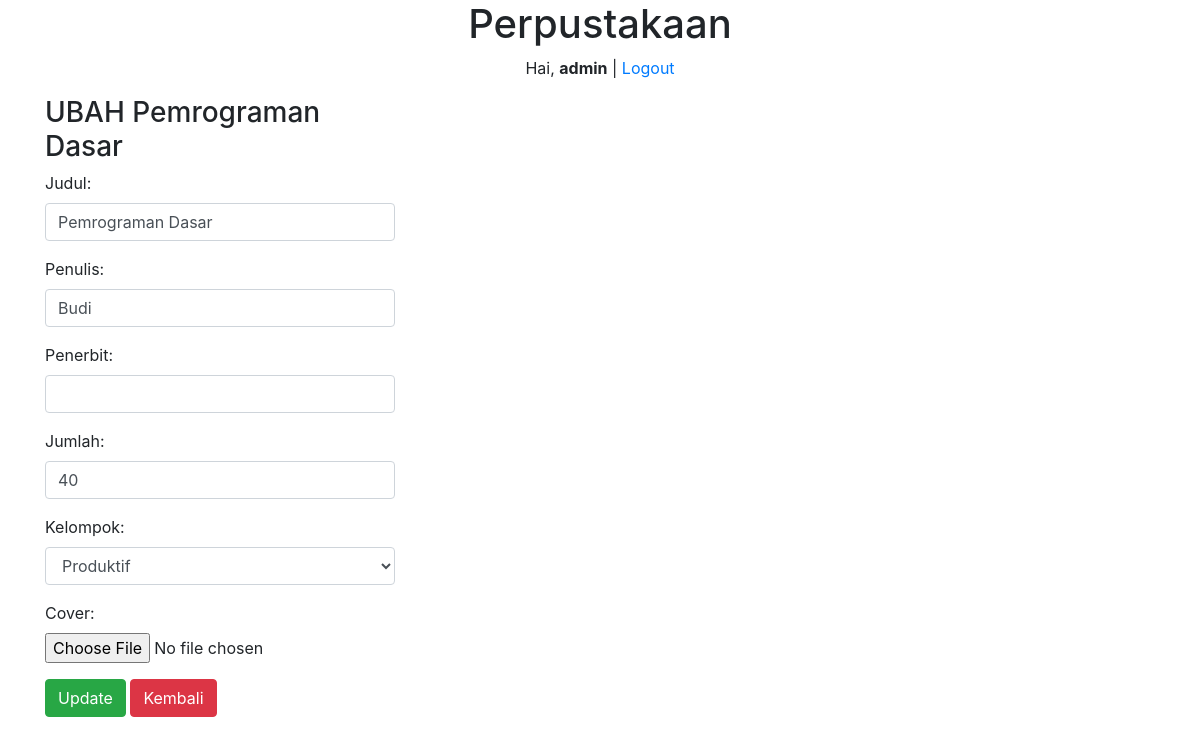
The app's page /buku/ubah/5 (signed in) with its own data.
### perpustakaan/models.py (models this page shows, shortened)
class Buku(models.Model):
    judul = models.CharField(max_length=50)
    penulis = models.CharField(max_length=40)
    penerbit = models.CharField(max_length=40)
    jumlah = models.IntegerField(null=True)
    kelompok = models.ForeignKey(Kelompok, on_delete=models.CASCADE, null=True)
    cover = models.ImageField(upload_to='cover/',null=True)
    tanggal = models.DateTimeField(auto_now_add=True, null=True)

### perpustakaan/views.py (the view)
# urls.py: path('buku/ubah/<int:id_buku>',ubahBuku,name='ubah-buku'), # Parameter URL using <int:ARG> for integer
@login_required(login_url=settings.LOGIN_URL)
def ubahBuku(request,id_buku):
    buku = Buku.objects.get(id=id_buku)
    if request.POST:
        form = FormBuku(request.POST,request.FILES, instance=buku)
        if form.is_valid():
            form.save()
            messages.success(request,'Data Berhasil Diperbarui')
            return redirect('ubah-buku',id_buku=id_buku)
    else:
        form = FormBuku(instance=buku)
        konteks = {
            'form': form,
            'buku': buku,
        }
    return render(request,'ubah-buku.html',konteks)

### perpustakaan/forms.py
class FormBuku(ModelForm):
    class Meta:
        model = Buku
        fields = '__all__'
        widgets = {
            'judul' : forms.TextInput({'class':'form-control'}),
            'penulis': forms.TextInput({'class':'form-control'}),
            'penerbit': forms.TextInput({'class':'form-control'}),
            'jumlah': forms.NumberInput({'class':'form-control'}),
            'kelompok': forms.Select({'class':'form-control'})
        }

### perpustakaan/models.py (called while the page is built)
    def __str__(self):
        return self.nama

### perpustakaan/templates/ubah-buku.html (shortened to what this page needs)
{%extends 'base.html' %}
{% block content %}
    <div class="container">
        <div class="row">
            <div class="col-md-4">
                <h3>UBAH {{ buku.judul }}</h3>
                <form action="{% url 'ubah-buku' buku.id %}" method="POST" enctype="multipart/form-data">
                    {{ form.as_p }}
                    <button class="btn btn-success">Update</button>
                    <a href="/buku" class="btn btn-danger">Kembali</a>
                </form>
            </div>
        </div>
    </div>
{% endblock %}

### templates/judul.html
<center>
    <h1>Perpustakaan</h1>
    {%if user.is_authenticated %}
    <p>Hai, <strong>{{user}}</strong> | <a href="/keluar">Logout</a> </p>
    {%endif%}
</center>

### records on screen
Buku: judul "Pemrograman Dasar", penulis "Budi", jumlah "40", kelompok "Produktif"

### other values on screen
{{ user }} "admin"
